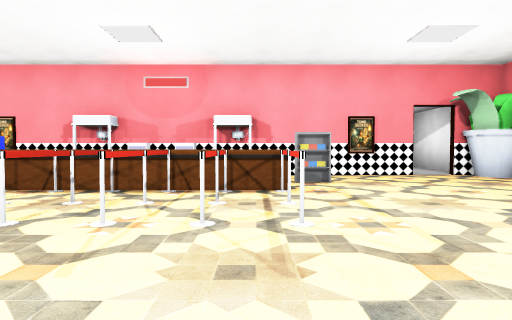
[1] (above)

16 first-person views from a walk through a level from a Godot 3-D game. The camera is 1.2 m above the floor, tilts 2° down and sees 75° across. Doors that lead somewhere are drawn open, without their leaves. The floor is counted in squares, 2 m on a side. Each view is taken from the middle of a square. On the plan, view 1 faces up. The plan holds only what a view shows up to about 10 squares ahead; the rest is blank. The place goes on beyond the plan. Some surface patterns are stand-ins.

[2]
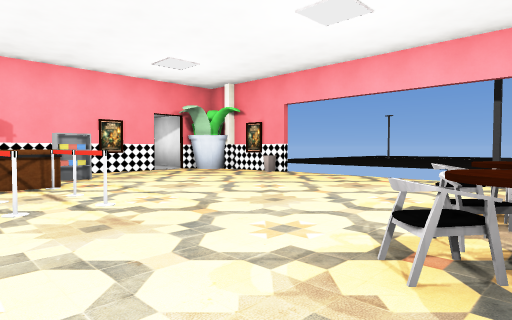

[3]
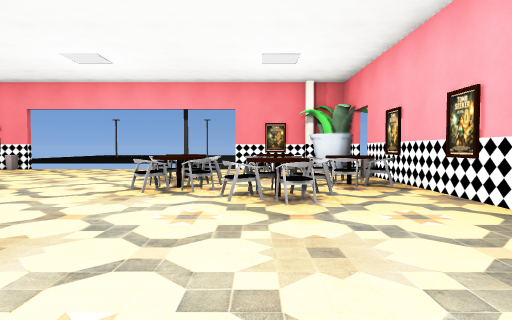

[4]
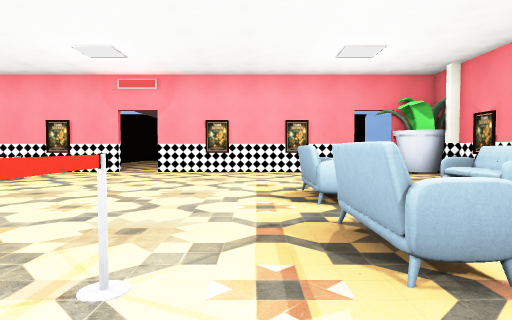

[5]
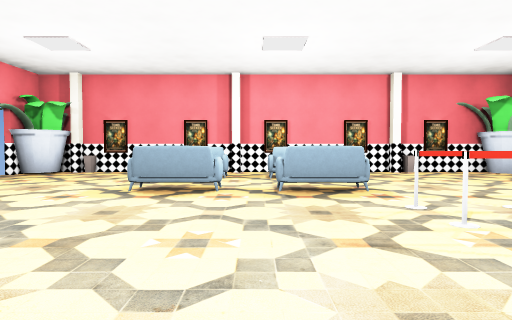

[6]
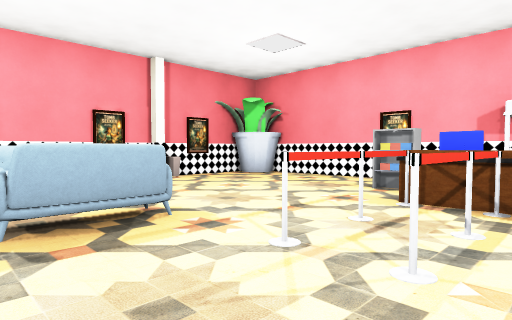

[7]
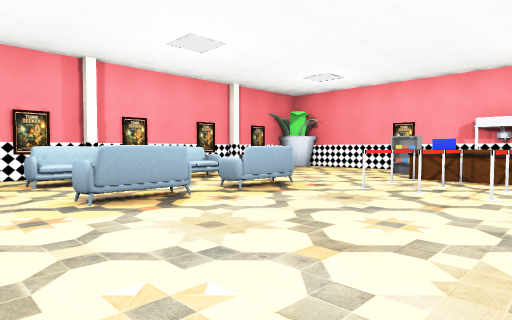

[8]
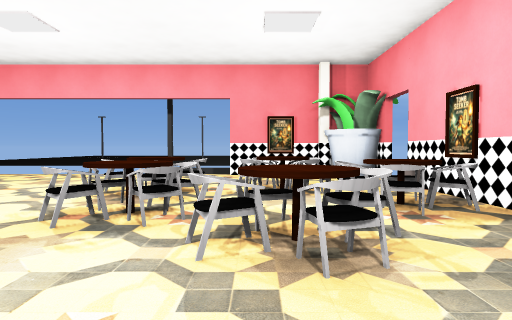

[9]
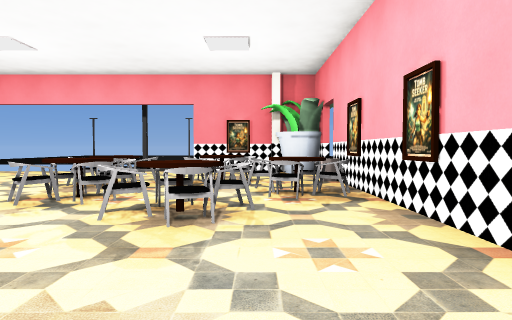

[10]
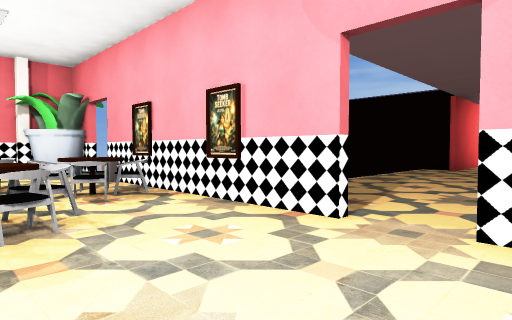

[11]
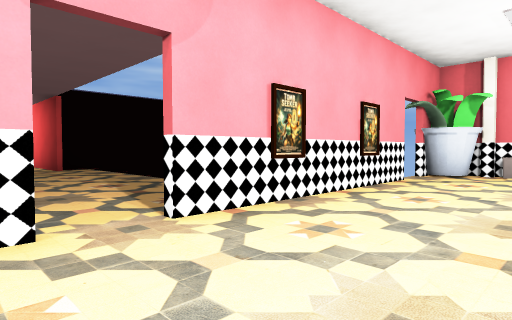

[12]
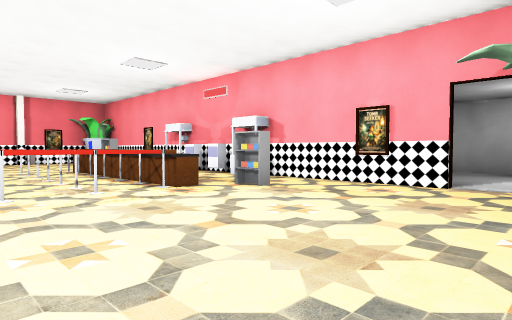

[13]
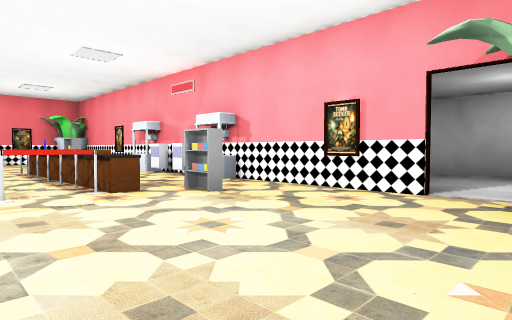

[14]
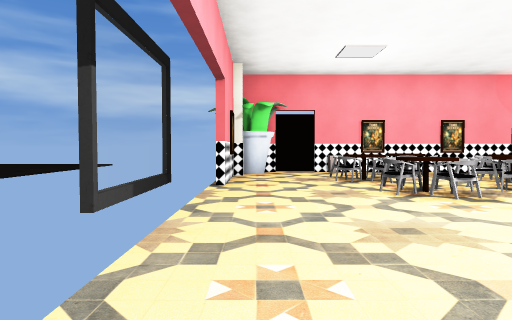

[15]
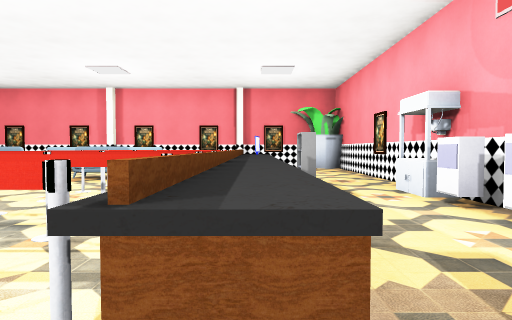

[16]
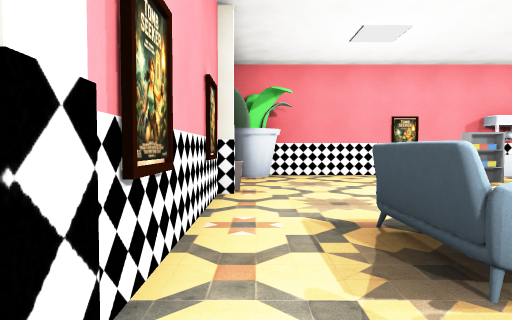

### Floor plan
Key: @ floor where view 1 was taken; # wall or solid block; . floor; D open door; ^ raised ledge; T thing the floor can be seen under or through; C chair; A table; P poster; S sofa; O other object.
Columns run from 10 left of view 1 to 6 right of it. Each row starts with its distance up from view 1.
 10              ..#
  9              ..#
  8  ########    .D#
  7 ##....##OO####.##
  6 #....O.....O....#
  5 #O....^^^^^....O#
  4 #.....#TTTT.....
  3 #.....TTTTT.....
  2 #.S.S...........
  1 #...............
  0 #.S.S.....@CCA..#
 -1 #.S.......CACC..#
 -2 #.........CCCC..#
 -3 #O........CCCO..#
 -4 ##.........CPO.##
 -5  # #####.##### #
 -6        ...
 -7       .....
 -8       .....
 -9       .....
-10       .. ..
-11       .. ..
-12       #  .#
-13        # .#
-14        #  #

Where each view was taken, in squares from view 1:
view 1: 0 up, 0 right, facing up
view 2: 1 down, 1 left, facing up-right
view 3: 2 down, 4 left, facing right
view 4: 4 up, 5 left, facing down
view 5: 1 up, 1 left, facing left
view 6: 1 up, 3 left, facing up-left
view 7: 2 down, 2 left, facing up-left
view 8: 2 down, 2 left, facing right
view 9: 3 down, 3 left, facing right
view 10: 2 down, 3 left, facing down-right
view 11: 2 down, 1 left, facing down-left
view 12: 2 up, 5 right, facing up-left
view 13: 3 up, 5 right, facing up-left
view 14: 4 up, 5 right, facing down
view 15: 5 up, 1 right, facing left
view 16: 0 up, 9 left, facing up
